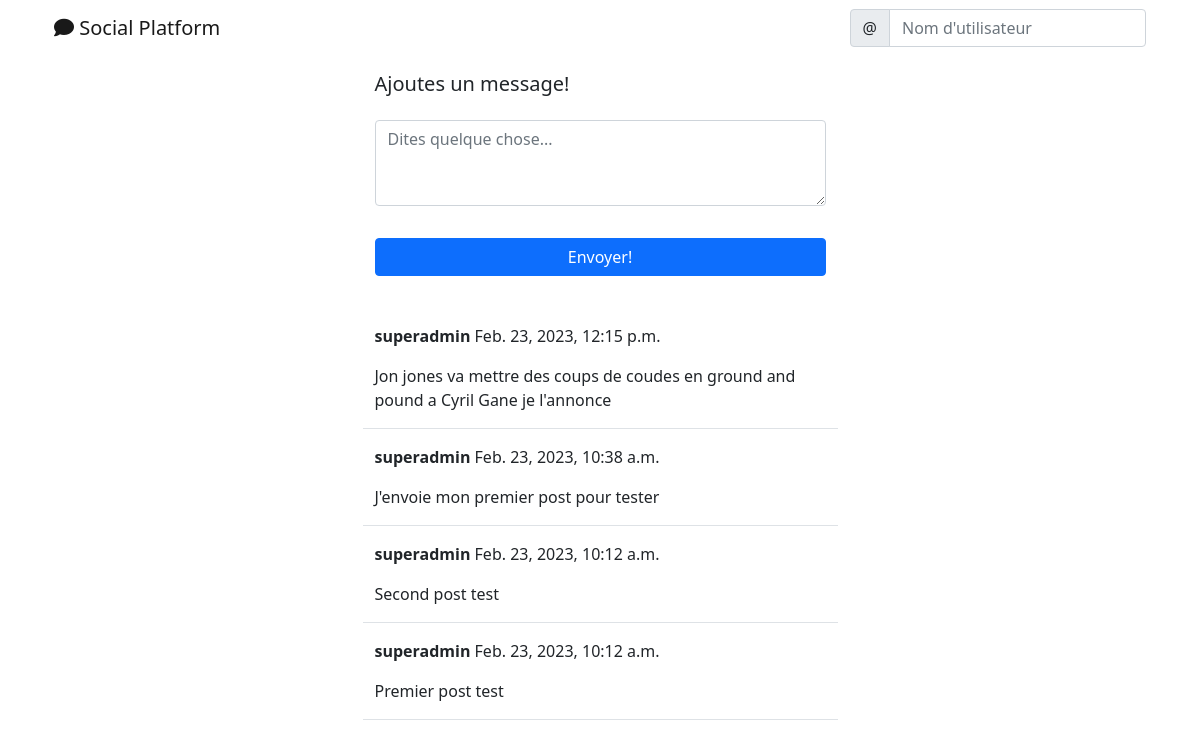
Page /social/ on the earlier database version.
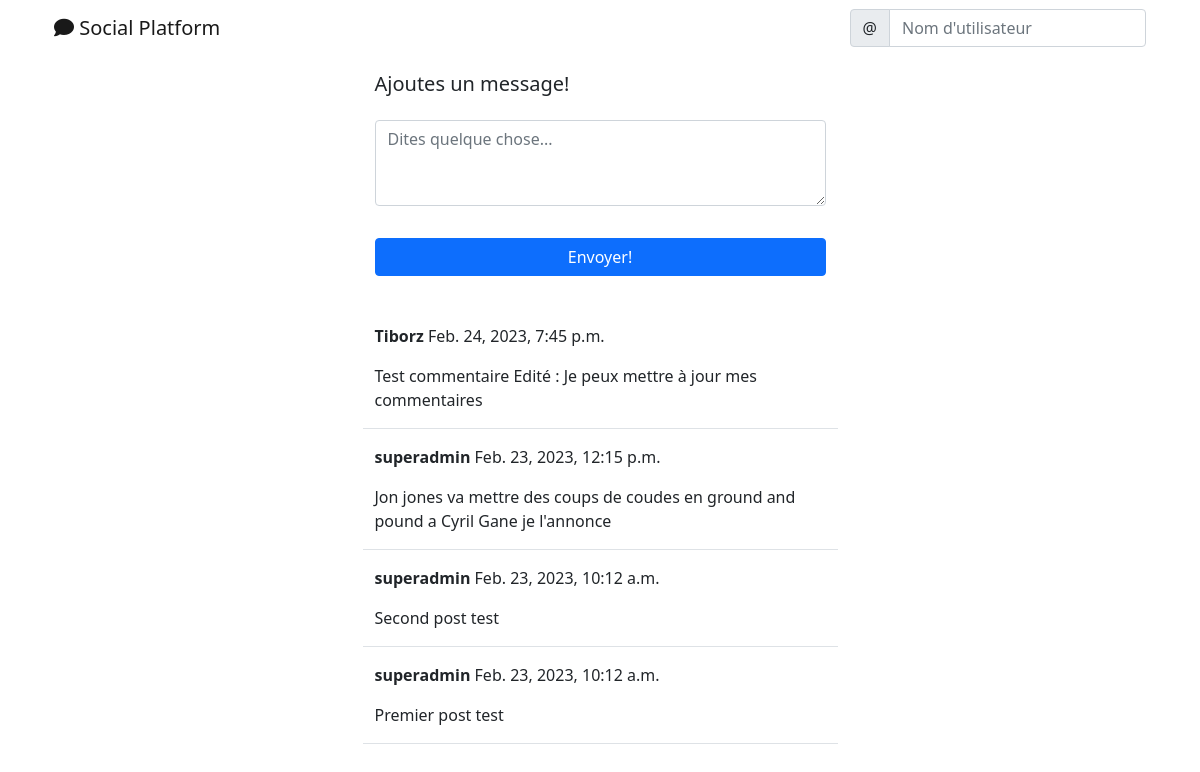
Same page on the later database version.
### social/models.py (models this page shows)
class Post(models.Model):
    idPost = models.AutoField(primary_key=True)
    contenu = models.TextField(max_length=1500)
    auteur = models.ForeignKey(User, on_delete=models.CASCADE)
    sendingTime = models.DateTimeField(default=timezone.now)

### social/views.py (the view, shortened to what this page needs)
# urls.py: path('', PostListView.as_view(), name='post-list'),
class PostListView(View):
    def get(self, request, *args, **kwargs): #permettent de passer plusieurs arguments ou des arguments de mots-clés à une fonction
        posts = Post.objects.all().order_by('-sendingTime')
        form = PostForm()
        context = {
            'post_list': posts,
            'form': form,
        }
        return render(request, 'social/post_list.html', context)

### social/forms.py
class PostForm(forms.ModelForm):
    contenu = forms.CharField(
        label='',
        widget=forms.Textarea(attrs={
            'rows': '3',
            'placeholder': 'Dites quelque chose...'
            }))
    class Meta:
        model = Post
        fields = ['contenu']

### social/templates/social/post_list.html (shortened to what this page needs)
{% extends 'landing/base.html' %}
{% load crispy_forms_tags %}
{% block content %}
    <div class="container">
        <div class="row justify-content-center mt-3">
            <div class="col-md-5 col-sm-12">
                <h5>Ajoutes un message!</h5>
            </div>
        </div>
        <div class="row justify-content-center mt-3 mb-5">
            <div class="col-md-5 col-sm-12">
                <form method="POST">
                    {{ form | crispy }}
                    <div class="d-grid gap-2">
                        <button class="btn btn-primary mt-3">Envoyer!</button>
                    </div>
                </form>
            </div>
        </div>
        {% for post in post_list %}
        <div class="row justify-content-center mt-3">
            <div class="col-md-5 col-sm-12 border-bottom position-relative">
                <p><strong>{{ post.auteur }}</strong> {{ post.sendingTime }}</p>
                <p>{{ post.contenu }}</p>
            </div>
        </div>
        {% endfor %}
    </div>
{% endblock content %}

Differences in the rows shown:
removed Post: auteur "superadmin", sendingTime "Feb. 23, 2023, 10:38 a.m.", contenu "J'envoie mon premier post pour tester"
added Post: auteur "Tiborz", sendingTime "Feb. 24, 2023, 7:45 p.m.", contenu "Test commentaire Edité : Je peux mettre à jour mes commentaires"
